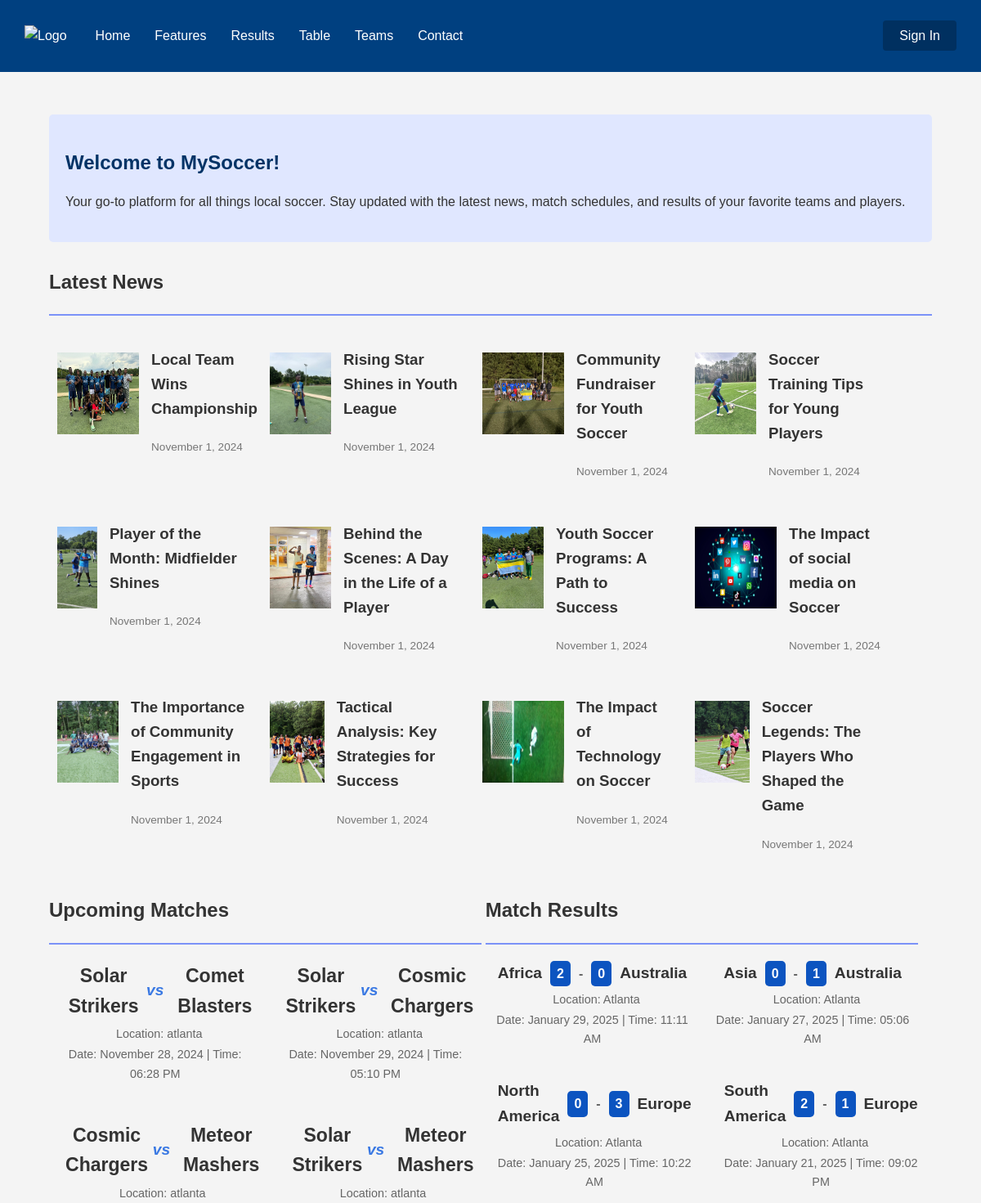
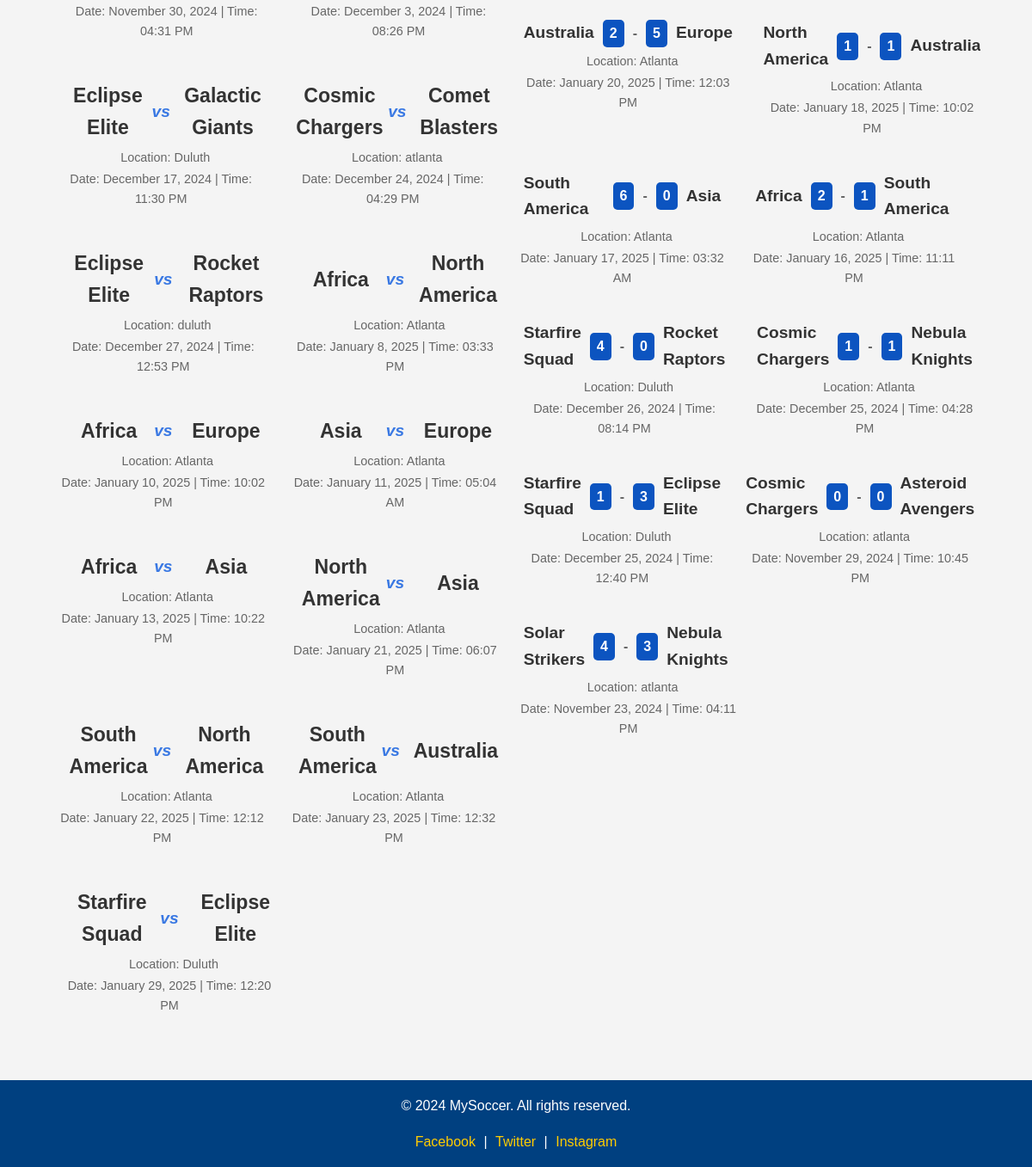
The page / on the database its author committed (2 pictures, top to bottom).
### tables this page shows
CREATE TABLE `news` (
  `id` int(11) NOT NULL,
  `title` varchar(255) NOT NULL,
  `summary` text DEFAULT NULL,
  `content` text NOT NULL,
  `image` varchar(255) DEFAULT NULL,
  `date_posted` date NOT NULL,
  `created_at` timestamp NOT NULL DEFAULT current_timestamp(),
  `admin_id` int(11) NOT NULL
);

CREATE TABLE `matches` (
  `id` int(11) NOT NULL,
  `tournament_id` int(11) NOT NULL,
  `team1_id` int(11) NOT NULL,
  `team2_id` int(11) NOT NULL,
  `match_date` datetime NOT NULL,
  `location` varchar(255) NOT NULL,
  `match_time` time NOT NULL,
  `team1_score` int(11) DEFAULT NULL,
  `team2_score` int(11) DEFAULT NULL
);

CREATE TABLE `teams` (
  `id` int(11) NOT NULL,
  `tournament_id` int(11) NOT NULL,
  `name` varchar(255) NOT NULL,
  `logo` varchar(255) NOT NULL,
  `coach_name` varchar(255) NOT NULL
);

### index.php (the view, shortened to what this page needs)
<?php
function getTeamName($conn, $team_id) {
    $query = $conn->prepare("SELECT name FROM teams WHERE id = ?");
    $query->bind_param("i", $team_id);
    $query->execute();
    $result = $query->get_result();
    $team = $result->fetch_assoc();
    return $team ? htmlspecialchars($team['name']) : 'Unknown Team';
}
function formatDate($date) {
    return date("F j, Y", strtotime($date));
}
function formatTime($time) {
    return date("h:i A", strtotime($time));
}
?>
<?php include 'includes/header.php'; ?>
<body>
<main>
    <div class="container">
        <section class="welcome">
            <h2>Welcome to MySoccer!</h2>
            <p>Your go-to platform for all things local soccer. Stay updated with the latest news, match schedules, and results of your favorite teams and players.</p>
        </section>
        <section class="latest-news">
    <?php
    $result = $conn->query("SELECT * FROM news ORDER BY date_posted DESC");
    $news_count = $result->num_rows;
    if ($news_count > 0) {
        echo "<h2>Latest News</h2>";
        echo "<hr class='section-divider'>";
        echo "<div class='news-section'>";
        while ($news = $result->fetch_assoc()) {
            $title = htmlspecialchars($news['title'] ?? '');
            $date = formatDate($news['date_posted'] ?? '');
            $image = $news['image'] ? 'uploads/news/' . $news['image'] : 'path/to/default_image.jpg';
            ?>
            <a href="news_detail.php?id=<?php echo $news['id']; ?>" class="news-article">
                <img src="<?php echo $image; ?>" alt="News Image" class="news-image">
                <div class="news-content">
                    <h3><?php echo $title; ?></h3>
                    <span class="news-date"><?php echo $date; ?></span>
                </div>
            </a>
            <?php
        }
        echo "</div>";
    }
    ?>
</section>
<section class="matches-section">
    <?php
    $upcoming_matches = $conn->query("SELECT * FROM matches WHERE team1_score IS NULL AND team2_score IS NULL ORDER BY match_date ASC");
    $has_upcoming_matches = $upcoming_matches->num_rows > 0;
    $match_results = $conn->query("SELECT * FROM matches WHERE team1_score IS NOT NULL AND team2_score IS NOT NULL ORDER BY match_date DESC");
    $has_match_results = $match_results->num_rows > 0;
    $single_section_class = (!$has_upcoming_matches || !$has_match_results) ? 'single-section' : '';
    ?>
    <?php if ($has_upcoming_matches || $has_match_results): ?>
        <div class="matches-left <?php echo $single_section_class; ?>" <?php if (!$has_upcoming_matches) echo 'style="display:none;"'; ?>>
    <?php if ($has_upcoming_matches): ?>
        <h2>Upcoming Matches</h2>
        <hr class="section-divider">
        <div class="matches-columns">
            <?php
            $i = 0;
            while ($match = $upcoming_matches->fetch_assoc()) {
                if ($i % 2 === 0) echo "<div class='match-row'>";
                $team1 = getTeamName($conn, $match['team1_id']);
                $team2 = getTeamName($conn, $match['team2_id']);
                $match_date = formatDate($match['match_date']);
                $match_time = formatTime($match['match_time']);
            ?>
                <div class="match-details upcoming-match">
                    <div class="match-info">
                        <div class="teams-upcoming">
                            <span class="team-name"><?php echo $team1; ?></span>
                            <span class="vs-text">vs</span>
                            <span class="team-name"><?php echo $team2; ?></span>
                        </div>
                        <p class="match-location">Location: <?php echo htmlspecialchars($match['location'] ?? ''); ?></p>
                        <p class="match-date-time">Date: <?php echo $match_date; ?> | Time: <?php echo $match_time; ?></p>
                    </div>
                </div>
            <?php
                if ($i % 2 === 1) echo "</div>";
                $i++;
            }
            if ($i % 2 !== 0) echo "</div>";
            ?>
        </div>
    <?php endif; ?>
</div>
<div class="matches-right <?php echo $single_section_class; ?>" <?php if (!$has_match_results) echo 'style="display:none;"'; ?>>
    <?php if ($has_match_results): ?>
        <h2>Match Results</h2>
        <hr class="section-divider">
        <div class="matches-columns">
            <?php
            $i = 0;
            while ($result = $match_results->fetch_assoc()) {
                if ($i % 2 === 0) echo "<div class='match-row'>";
                $team1 = getTeamName($conn, $result['team1_id']);
                $team2 = getTeamName($conn, $result['team2_id']);
                $match_date = formatDate($result['match_date']);
                $match_time = formatTime($result['match_time']);
            ?>
                <div class="match-details result-match">
                    <div class="teams-score">
                        <span class="team-name"><?php echo $team1; ?></span>
                        <span class="score-box"><?php echo htmlspecialchars($result['team1_score']); ?></span>
                        <span class="score-divider">-</span>
                        <span class="score-box"><?php echo htmlspecialchars($result['team2_score']); ?></span>
                        <span class="team-name"><?php echo $team2; ?></span>
                    </div>
                    <p class="match-location">Location: <?php echo htmlspecialchars($result['location'] ?? ''); ?></p>
                    <p class="match-date-time">Date: <?php echo $match_date; ?> | Time: <?php echo $match_time; ?></p>
                </div>
            <?php
                if ($i % 2 === 1) echo "</div>";
                $i++;
            }
            if ($i % 2 !== 0) echo "</div>";
            ?>
        </div>
    <?php endif; ?>
</div>
    <?php endif; ?>
</section>
</div>
</main>
<?php include 'includes/footer.php'; ?>
</body>
</html>

### includes/header.php (shortened to what this page needs)
<!DOCTYPE html>
<html lang="en">
<head>
    <link rel="stylesheet" href="css/styles.css?v=1.0">
</head>
<body>
    <header>
        <div class="header-container">
            <div class="logo">
                <img src="assets/images/Logo1.png" alt="Logo" />
            </div>
            <nav class="menu">
                <ul>
                    <li><a href="index.php">Home</a></li>
                    <li>
                        Features
                    </li>
                    <li>
                        Results
                    </li>
                    <li>
                        Table
                    </li>
                    <li>
                        Teams
                    </li>
                    <li><a href="contact.php">Contact</a></li>
                </ul>
            </nav>
            <div class="sign-in">
                <a href="login.php">Sign In</a>
            </div>
        </div>
    </header>
</body>
</html>

### includes/footer.php
<footer>
    <p>&copy; <?php echo date("Y"); ?> MySoccer. All rights reserved.</p>
    <p>
        <a href="https://facebook.com">Facebook</a> |
        <a href="https://twitter.com">Twitter</a> |
        <a href="https://instagram.com">Instagram</a>
    </p>
</footer>

### css/styles.css (style rules this page uses)
html, body { font-family: Arial, sans-serif; margin: 0; padding: 0; background-color: #f4f4f4; color: #333; line-height: 1.6; height: 100%; display: flex; flex-direction: column; }
.container { max-width: 90%; margin: 50px auto; overflow: hidden; padding: 20px 0; }
header { background-color: #004080; color: #fff; position: fixed; width: 100%; z-index: 1000; margin-bottom: 100px; }
.header-container { display: flex; align-items: center; justify-content: space-between; padding: 15px 30px; flex-wrap: wrap; }
.logo img { max-width: 70px; height: auto; }
nav { flex-grow: 1; margin: 0 20px; }
.menu ul { list-style: none; padding: 0; display: flex; }
.menu li { position: relative; margin: 0 15px; cursor: pointer; }
.menu li a { color: #fff; text-decoration: none; transition: background-color 0.3s ease, color 0.3s ease; }
.sign-in { z-index: 1000; }
.sign-in a { color: #fff; text-decoration: none; background-color: #003060; padding: 10px 20px; border-radius: 4px; }
.menu ul { flex-direction: row; }
.container { width: 90%; max-width: 1200px; margin: auto; padding: 20px 0; }
main { padding: 20px 0; flex: 1; }
.welcome { background: #e0e7ff; padding: 20px; border-radius: 5px; margin-bottom: 30px; padding-top: 20px; margin-top: 100px; }
.welcome h2 { margin-bottom: 10px; color: #003366; }
.news-section { display: flex; flex-wrap: wrap; gap: 10px; }
.match-details { padding: 10px; margin-bottom: 15px; }
.news-date { text-align: center; color: #777; margin-top: 20px; }
.news-image { width: 100px; height: 100px; margin-right: 15px; margin-top: 25px; }
.news-article { display: flex; align-items: flex-start; padding: 10px; text-decoration: none; color: inherit; transition: background-color 0.3s; width: 23%; box-sizing: border-box; flex: 0 0 calc(25% - 20px); }
.news-date { margin-top: auto; text-align: center; color: #777; font-size: 0.85em; }
.matches-left, .matches-right { display: inline-block; vertical-align: top; width: 48%; margin-top: 20px; border: 0px solid #ddd; }
.matches-columns { display: flex; flex-wrap: wrap; border: 0px solid #ddd; }
.match-row { display: flex; width: 100%; gap: 10px; border: 0px solid #ddd; }
.match-details { width: 48%; padding: 10px; }
.match-details p { margin: 5px 0; }
.matches-section .matches-left, .matches-section .matches-right { width: 49%; }
.section-divider { border: none; border-top: 2px solid #7b92f8; margin: 10px 0; }
.result-match .teams-score { display: flex; justify-content: center; align-items: center; font-size: 1em; font-weight: bold; margin-bottom: 5px; }
.result-match .team-name { color: #333; font-size: 1.2em; font-weight: bold; padding: 0 5px; }
.result-match .score-box { background-color: #0c54c0; color: white; padding: 3px 8px; margin: 0 5px; border-radius: 5px; font-weight: bold; }
.result-match .score-divider { font-size: 1em; font-weight: bold; color: #666; margin: 0 5px; }
.result-match .match-location, .result-match .match-date-time { color: #666; font-size: 0.9em; text-align: center; margin: 2px 0; }
.upcoming-match .match-info { text-align: center; margin-bottom: 10px; font-size: 1em; }
.upcoming-match .teams-upcoming { display: flex; justify-content: center; align-items: center; font-weight: bold; font-size: 1.2em; margin-bottom: 5px; }
.upcoming-match .team-name { flex: 1; text-align: center; color: #333; font-size: 1.2em; }
.upcoming-match .vs-text { font-size: 1em; margin: 0 0.3em; color: #3978e3; font-style: italic; }
.upcoming-match .match-location, .upcoming-match .match-date-time { color: #666666; font-size: 0.9em; margin: 2px 0; }
footer { background-color: #004080; color: #fff; text-align: center; padding: 1px 0; position: relative; bottom: 0; width: 100%; }
footer a { color: #ffcc00; text-decoration: none; margin: 0 5px; }
a { text-decoration: none; }
.team-name { padding-left: 10px; font-weight: bold; }
.match-location { font-size: 14px; font-weight: normal; padding-left: 10px; }

### rows shown on the page
news: image (picture), title "Local Team Wins Championship", date_posted "November 1, 2024"
news: image (picture), title "Rising Star Shines in Youth League", date_posted "November 1, 2024"
news: image (picture), title "Community Fundraiser for Youth Soccer", date_posted "November 1, 2024"
news: image (picture), title "Soccer Training Tips for Young Players", date_posted "November 1, 2024"
news: image (picture), title "Player of the Month: Midfielder Shines", date_posted "November 1, 2024"
news: image (picture), title "Behind the Scenes: A Day in the Life of a Player", date_posted "November 1, 2024"
news: image (picture), title "Youth Soccer Programs: A Path to Success", date_posted "November 1, 2024"
news: image (picture), title "The Impact of social media on Soccer", date_posted "November 1, 2024"
news: image (picture), title "The Importance of Community Engagement in Sports", date_posted "November 1, 2024"
news: image (picture), title "Tactical Analysis: Key Strategies for Success", date_posted "November 1, 2024"
news: image (picture), title "The Impact of Technology on Soccer", date_posted "November 1, 2024"
news: image (picture), title "Soccer Legends: The Players Who Shaped the Game", date_posted "November 1, 2024"
matches: team1.name "Solar Strikers", team2.name "Comet Blasters", location "atlanta", match_date "November 28, 2024", match_time "06:28 PM"
matches: team1.name "Solar Strikers", team2.name "Cosmic Chargers", location "atlanta", match_date "November 29, 2024", match_time "05:10 PM"
matches: team1.name "Cosmic Chargers", team2.name "Meteor Mashers", location "atlanta", match_date "November 30, 2024", match_time "04:31 PM"
matches: team1.name "Solar Strikers", team2.name "Meteor Mashers", location "atlanta", match_date "December 3, 2024", match_time "08:26 PM"
matches: team1.name "Eclipse Elite", team2.name "Galactic Giants", location "Duluth", match_date "December 17, 2024", match_time "11:30 PM"
matches: team1.name "Cosmic Chargers", team2.name "Comet Blasters", location "atlanta", match_date "December 24, 2024", match_time "04:29 PM"
matches: team1.name "Eclipse Elite", team2.name "Rocket Raptors", location "duluth", match_date "December 27, 2024", match_time "12:53 PM"
matches: team1.name "Africa", team2.name "North America", location "Atlanta", match_date "January 8, 2025", match_time "03:33 PM"
matches: team1.name "Africa", team2.name "Europe", location "Atlanta", match_date "January 10, 2025", match_time "10:02 PM"
matches: team1.name "Asia", team2.name "Europe", location "Atlanta", match_date "January 11, 2025", match_time "05:04 AM"
matches: team1.name "Africa", team2.name "Asia", location "Atlanta", match_date "January 13, 2025", match_time "10:22 PM"
matches: team1.name "North America", team2.name "Asia", location "Atlanta", match_date "January 21, 2025", match_time "06:07 PM"
matches: team1.name "South America", team2.name "North America", location "Atlanta", match_date "January 22, 2025", match_time "12:12 PM"
matches: team1.name "South America", team2.name "Australia", location "Atlanta", match_date "January 23, 2025", match_time "12:32 PM"
matches: team1.name "Starfire Squad", team2.name "Eclipse Elite", location "Duluth", match_date "January 29, 2025", match_time "12:20 PM"
matches: team1.name "Africa", team1_score "2", team2_score "0", team2.name "Australia", location "Atlanta", match_date "January 29, 2025", match_time "11:11 AM"
matches: team1.name "Asia", team1_score "0", team2_score "1", team2.name "Australia", location "Atlanta", match_date "January 27, 2025", match_time "05:06 AM"
matches: team1.name "North America", team1_score "0", team2_score "3", team2.name "Europe", location "Atlanta", match_date "January 25, 2025", match_time "10:22 AM"
matches: team1.name "South America", team1_score "2", team2_score "1", team2.name "Europe", location "Atlanta", match_date "January 21, 2025", match_time "09:02 PM"
matches: team1.name "Australia", team1_score "2", team2_score "5", team2.name "Europe", location "Atlanta", match_date "January 20, 2025", match_time "12:03 PM"
matches: team1.name "North America", team1_score "1", team2_score "1", team2.name "Australia", location "Atlanta", match_date "January 18, 2025", match_time "10:02 PM"
matches: team1.name "South America", team1_score "6", team2_score "0", team2.name "Asia", location "Atlanta", match_date "January 17, 2025", match_time "03:32 AM"
matches: team1.name "Africa", team1_score "2", team2_score "1", team2.name "South America", location "Atlanta", match_date "January 16, 2025", match_time "11:11 PM"
matches: team1.name "Starfire Squad", team1_score "4", team2_score "0", team2.name "Rocket Raptors", location "Duluth", match_date "December 26, 2024", match_time "08:14 PM"
matches: team1.name "Cosmic Chargers", team1_score "1", team2_score "1", team2.name "Nebula Knights", location "Atlanta", match_date "December 25, 2024", match_time "04:28 PM"
matches: team1.name "Starfire Squad", team1_score "1", team2_score "3", team2.name "Eclipse Elite", location "Duluth", match_date "December 25, 2024", match_time "12:40 PM"
matches: team1.name "Cosmic Chargers", team1_score "0", team2_score "0", team2.name "Asteroid Avengers", location "atlanta", match_date "November 29, 2024", match_time "10:45 PM"
matches: team1.name "Solar Strikers", team1_score "4", team2_score "3", team2.name "Nebula Knights", location "atlanta", match_date "November 23, 2024", match_time "04:11 PM"
